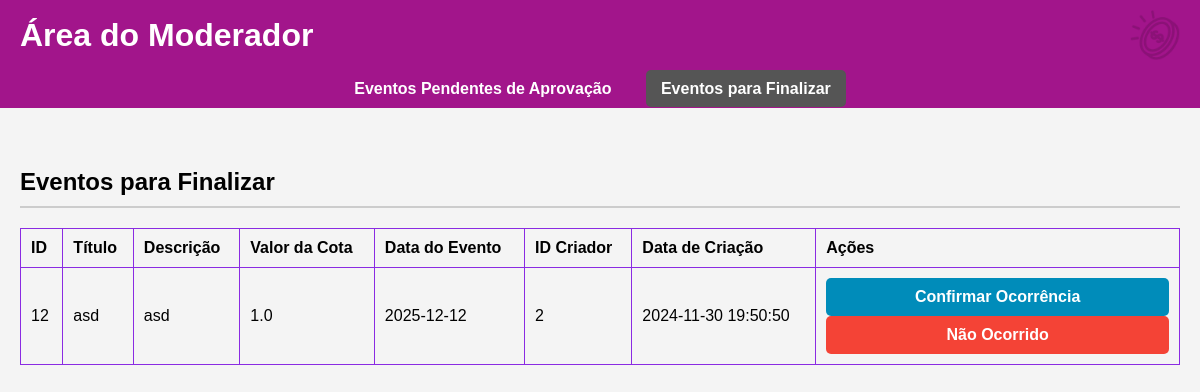
Screenshot of /moderador_dashboard?view=finalizar with the database file from the repository.
### tables this page shows
CREATE TABLE eventos (
        id INTEGER PRIMARY KEY AUTOINCREMENT,
        titulo TEXT NOT NULL,
        descricao TEXT NOT NULL,
        valor_cota REAL NOT NULL CHECK (valor_cota >= 1.00),
        data_evento DATE NOT NULL,
        data_inicio_apostas DATE NOT NULL,
        data_fim_apostas DATE NOT NULL,
        status TEXT NOT NULL DEFAULT 'pendente',
        id_criador INTEGER NOT NULL,
        data_criacao TIMESTAMP DEFAULT CURRENT_TIMESTAMP,
        FOREIGN KEY (id_criador) REFERENCES usuarios(id) ON DELETE CASCADE
    );

### app.py (the view)
@app.route('/moderador_dashboard', methods=['GET'])
def moderador_dashboard():
    view = request.args.get('view', 'pendentes')
    if view == 'pendentes':
        status_filter = 'pendente'
    elif view == 'finalizar':
        status_filter = 'aprovado'
    else:
        status_filter = 'pendente'
    with sqlite3.connect(database_path) as conn:
        conn.row_factory = sqlite3.Row  # Configura para acessar colunas por nome
        eventos = conn.execute('SELECT * FROM eventos WHERE status = ?', (status_filter,)).fetchall()
    return render_template('area_moderador.html', eventos=eventos, view=view)

### templates/area_moderador.html (shortened to what this page needs)
<!DOCTYPE html>
<html lang="pt-br">
<head>
    <link rel="stylesheet" href="/static/css/area_moderacao.css">
</head>
<body>
    <header>
        <h1>Área do Moderador</h1>
        <img src="/static/images/logo.png" alt="Logo" class="logo">
    </header>
    <nav class="menustrip">
        <ul>
            <li><a href="{{ url_for('moderador_dashboard', view='pendentes') }}" {% if view == 'pendentes' %}class="active"{% endif %}>Eventos Pendentes de Aprovação</a></li>
            <li><a href="{{ url_for('moderador_dashboard', view='finalizar') }}" {% if view == 'finalizar' %}class="active"{% endif %}>Eventos para Finalizar</a></li>
        </ul>
    </nav>
    <main>
        {% if view == 'pendentes' %}
        <section class="pending-approval">
            <h2>Eventos Pendentes de Aprovação</h2>
            <table>
                <thead>
                    <tr>
                        <th>ID</th>
                        <th>Título</th>
                        <th>Descrição</th>
                        <th>Valor da Cota</th>
                        <th>Data do Evento</th>
                        <th>ID Criador</th>
                        <th>Data de Criação</th>
                        <th>Ações</th>
                    </tr>
                </thead>
                <tbody>
                    {% for evento in eventos %}
                    <tr id="event-{{ evento.id }}">
                        <td>{{ evento.id }}</td>
                        <td>{{ evento.titulo }}</td>
                        <td>{{ evento.descricao }}</td>
                        <td>{{ evento.valor_cota }}</td>
                        <td>{{ evento.data_evento }}</td>
                        <td>{{ evento.id_criador }}</td>
                        <td>{{ evento.data_criacao }}</td>
                        <td>
                            <button type="button" onclick="handleEventAction('{{ evento.id }}', 'aprovar')" class="approve-btn">Aprovar</button>
                            <button type="button" onclick="abrirModalReprovar('{{ evento.id }}')" class="reject-btn">Reprovar</button>
                        </td>
                    </tr>
                    {% endfor %}
                </tbody>
            </table>
        </section>
        {% elif view == 'finalizar' %}
        <section class="events-to-finalize">
            <h2>Eventos para Finalizar</h2>
            <table>
                <thead>
                    <tr>
                        <th>ID</th>
                        <th>Título</th>
                        <th>Descrição</th>
                        <th>Valor da Cota</th>
                        <th>Data do Evento</th>
                        <th>ID Criador</th>
                        <th>Data de Criação</th>
                        <th>Ações</th>
                    </tr>
                </thead>
                <tbody>
                    {% for evento in eventos %}
                    <tr id="event-{{ evento.id }}">
                        <td>{{ evento.id }}</td>
                        <td>{{ evento.titulo }}</td>
                        <td>{{ evento.descricao }}</td>
                        <td>{{ evento.valor_cota }}</td>
                        <td>{{ evento.data_evento }}</td>
                        <td>{{ evento.id_criador }}</td>
                        <td>{{ evento.data_criacao }}</td>
                        <td>
                            <button type="button" onclick="handleEventAction('{{ evento.id }}', 'confirmar')" class="confirm-btn">Confirmar Ocorrência</button>
                            <button type="button" onclick="handleEventAction('{{ evento.id }}', 'nao_ocorrido')" class="not-occurred-btn">Não Ocorrido</button>
                        </td>
                    </tr>
                    {% endfor %}
                </tbody>
            </table>
        </section>
        {% endif %}
    </main>
</body>
</html>

### static/css/area_moderacao.css (style rules this page uses)
body { font-family: Arial, sans-serif; margin: 0; padding: 0; background-color: #f4f4f4; }
header { background-color: #A2158B; color: white; padding: 10px 20px; display: flex; justify-content: space-between; align-items: center; }
header .logo { height: 50px; width: auto; margin-left: auto; }
header h1 { margin: 0; }
nav a { color: #8A2BE2; text-decoration: none; }
main { padding: 20px; }
h2 { border-bottom: 2px solid #ccc; padding-bottom: 10px; }
table { width: 100%; border-collapse: collapse; margin-bottom: 20px; }
table, th, td { border: 1px solid #8A2BE2; }
th, td { padding: 10px; text-align: left; }
button { width: 100%; padding: 10px; background-color: #f0f0f0; border: none; border-radius: 5px; cursor: pointer; font-size: 16px; font-weight: bold; }
.confirm-btn { background-color: #008CBA; color: white; }
.not-occurred-btn { background-color: #f44336; color: white; }
nav.menustrip { background-color: #A2158B; padding: 10px; text-align: center; margin-bottom: 20px; }
nav.menustrip ul { list-style-type: none; padding: 0; margin: 0; }
nav.menustrip ul li { display: inline; margin-right: 15px; }
nav.menustrip ul li a { color: white; text-decoration: none; font-weight: bold; padding: 10px 15px; border-radius: 5px; }
nav.menustrip ul li a.active, nav.menustrip ul li a:hover { background-color: #555; }

### rows the page displays
eventos: id "12", titulo "asd", descricao "asd", valor_cota "1.0", data_evento "2025-12-12", id_criador "2", data_criacao "2024-11-30 19:50:50"
